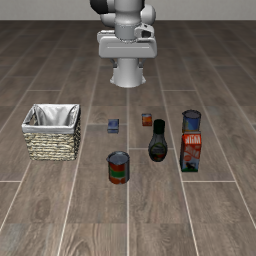
#> input picture paper/assets/object-q01.png, 256 x 256 px; its folder holds 6 pictures in this run
$ python make_overview.py
#> lines starting #> are read from the running program, lines starting #| are printed output that depends on the picture
### paper/make_submission.py
"""Build submission figures and tables directly from the archived result ledgers."""
import csv
import json
from collections import defaultdict
from pathlib import Path
from statistics import mean

import numpy as np
from matplotlib.patches import FancyBboxPatch, Rectangle

from figstyle import COLORS as C, LABELS, MARKERS, WIDTH, grid, panel, plt, save
from width_time_figure import draw as width_time

PAPER = Path(__file__).resolve().parent
RESULTS = PAPER.parent / "results"
ASSETS = PAPER / "assets"
COHORTS = (
    ("Object calibration", "object-sweep", "B-BC", "B-Bo4", "front5", "late"),
    ("Object new layouts", "object-fresh", "single", "dense", "front", "late"),
    ("Long Task2", "long-task2", "Z", "SharedBo4", "front8", None),
    ("Goal", "goal-window", "single", "dense", "front", "late"),
    ("Spatial", "spatial-window", "single", "dense", "front", "late"),
    ("Plus lighting", "plus-light-window", "single", "dense", "front", None),
)
ARMS = tuple(LABELS)
SLASH = chr(92)


def read(path):
    return json.loads(path.read_text(encoding="utf-8-sig"))


def load(name):
    return read(RESULTS / f"{name}.json")


def rows(name):
    with (RESULTS / "scheduled_selection" / f"{name}.csv").open(newline="") as stream:
        return list(csv.DictReader(stream))


# [27 lines left out: functions cohort_data, error, not called in this run]


def example():
    config = read(ASSETS / "object-example.json")
    return config["query_widths"]


# [42 lines left out: function teaser, not called in this run]


def method():
    fig, ax = plt.subplots(figsize=(WIDTH, 2.12))
    fig.subplots_adjust(left=.018, right=.988, top=.955, bottom=.08)
    ax.set(xlim=(0, 1), ylim=(0, 1))
    ax.axis("off")
    panel(ax, "a", x=0, y=.955)
    for i, (filename, label) in enumerate((("object-q01.png", "External"), ("object-q01-wrist.png", "Wrist"))):
        im = ax.inset_axes((.022 + .107*i, .58, .102, .34))
        im.imshow(plt.imread(ASSETS / filename), interpolation="none")
        im.set_axis_off()
        ax.text(.073+.107*i, .557, label, ha="center", va="center", fontsize=7)
    ax.text(.124, .48, "Images, text, robot state", ha="center", fontsize=7)

    def box(x, y, w, h, title, sub, color):
        ax.add_patch(FancyBboxPatch((x, y), w, h, boxstyle="round,pad=.012,rounding_size=.022",
                                   facecolor=color, edgecolor=C["single"], linewidth=.65))
        ax.text(x+w/2, y+.65*h, title, ha="center", va="center", weight="bold", fontsize=8)
        ax.text(x+w/2, y+.29*h, sub, ha="center", va="center", fontsize=7)

    def arrow(x0, y0, x1, y1, rad=0):
        ax.annotate("", (x1, y1), (x0, y0),
                    arrowprops=dict(arrowstyle="->", lw=.9, color=C["ink"],
                                    connectionstyle=f"arc3,rad={rad}"))

    box(.282,.66,.14,.194,"Encode once","Prefix KV",C["pale_blue"])
    box(.493,.66,.147,.194,"Action expert","4 noise draws",C["pale_orange"])
    box(.710,.66,.125,.194,"VGAS critic","Rank chunks",C["pale_blue"])
    box(.898,.66,.089,.194,"Execute","≤20 steps",C["light"])
    for x0,x1 in ((.233,.274),(.432,.483),(.653,.701),(.847,.888)):
        arrow(x0,.756,x1,.756)
    arrow(.363,.657,.761,.656,rad=.30)
    ax.text(.56,.416,"Shared observation features",ha="center",fontsize=7)
    panel(ax, "b", x=0, y=.35)
    for i in range(14):
        x = .03+.0675*i
        color = C["front" if i < 5 else "single"]
        ax.add_patch(Rectangle((x,.13), .060,.115, color=color))
        ax.text(x+.03,.187,str(i+1),ha="center",va="center",fontsize=7,color="white")
    ax.text(.03,.067,"Bo4 at queries 1–5",ha="left",color=C["front"])
    ax.text(.368,.067,"Single proposal at subsequent queries",ha="left",color=C["single"])
    save(fig, "method-overview")


# [192 lines left out: functions marginal, bootstrap_success, cohorts, mechanism, system_fig, q0_gate and 3 more, not called in this run]


def pp(value):
    return f"{value:+.2f}"


def markers(values):
    return "[" + ", ".join(f"{v:.2f}" for v in values) + "]"


# [100 lines left out: functions write_tables, write_macros, main, not called in this run]


# [2 lines that do not run on import are left out]

### paper/figstyle.py
"""Publication size and visual vocabulary for the NeurIPS preprint."""
from pathlib import Path

import matplotlib as mpl
mpl.use("Agg")
import matplotlib.pyplot as plt

WIDTH = 5.5
FIGURES = Path(__file__).resolve().parent / "figures"
COLORS = {
    "single": "#626A72", "dense": "#0072B2", "front": "#D55E00",
    "late": "#8055A2", "oracle": "#171A1D", "critic": "#0072B2",
    "uniform": "#626A72", "green": "#00856A", "light": "#E8EDF1",
    "ink": "#202A33", "grid": "#DDE3E8", "pale_blue": "#E7F2F8",
    "pale_orange": "#FCEEE6",
}
LABELS = {"single": "Single", "dense": "Full Bo4", "front": "EWS", "late": "Late"}
MARKERS = {"single": "o", "dense": "s", "front": "D", "late": "^"}

mpl.rcParams.update({
    "font.family": "serif",
    "font.serif": ["Times New Roman", "Liberation Serif", "DejaVu Serif"],
    "font.size": 8, "axes.labelsize": 8, "xtick.labelsize": 7, "ytick.labelsize": 7,
    "legend.fontsize": 7, "axes.spines.top": False, "axes.spines.right": False,
    "axes.linewidth": 0.55, "axes.edgecolor": COLORS["single"],
    "text.color": COLORS["ink"], "axes.labelcolor": COLORS["ink"],
    "xtick.color": COLORS["ink"], "ytick.color": COLORS["ink"],
    "lines.linewidth": 1.1, "errorbar.capsize": 2.2,
    "pdf.fonttype": 42, "ps.fonttype": 42, "figure.facecolor": "white",
    "savefig.dpi": 300, "legend.frameon": False, "axes.axisbelow": True,
    "mathtext.fontset": "stix",
})


def grid(ax, axis="y"):
    ax.grid(axis=axis, color=COLORS["grid"], linewidth=0.45)
    ax.tick_params(length=2, pad=2, width=0.5)


def panel(ax, letter, x=-0.13, y=1.025, *, transform=None, va="bottom"):
    ax.text(x, y, f"({letter})", transform=ax.transAxes if transform is None else transform,
            va=va, ha="left", fontweight="bold", fontsize=8,
            clip_on=False, gid=f"panel-label-{letter}")


def save(fig, name):
#> called with name = 'method-overview'
    def check_panel_margins(event):
        margin = event.renderer.points_to_pixels(2)
        labels = fig.findobj(lambda artist: (artist.get_gid() or "").startswith("panel-label-"))
        for label in labels:
            bounds = label.get_window_extent(event.renderer)
            if (bounds.x0 < margin or bounds.y0 < margin
                    or bounds.x1 > fig.bbox.width - margin or bounds.y1 > fig.bbox.height - margin):
                raise ValueError(f"{name}: panel label {label.get_text()} lacks an export margin")

    FIGURES.mkdir(exist_ok=True)
    connection = fig.canvas.mpl_connect("draw_event", check_panel_margins)
    try:
        fig.savefig(FIGURES / f"{name}.pdf", metadata={"CreationDate": None})
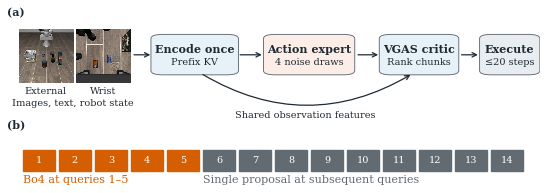
#> figure drawn by matplotlib, 1 panel
        fig.savefig(FIGURES / f"{name}.png", dpi=300)
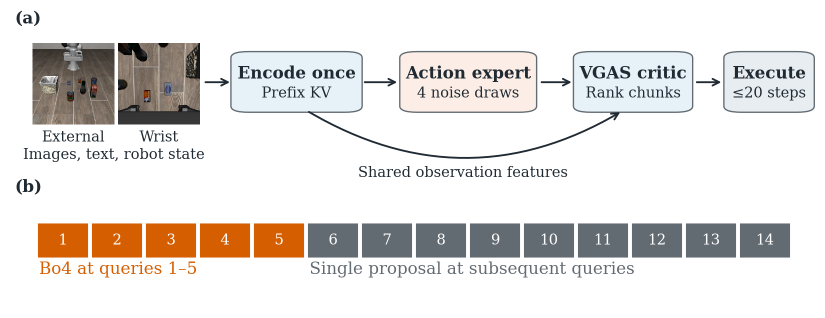
#> saved as method-overview.png: shape (636, 1650, 3) (shown at 1/2 size); mean R, G, B 229.1, 225.6, 222.9
    finally:
        fig.canvas.mpl_disconnect(connection)
        plt.close(fig)

### paper/make_overview.py
"""Render the manuscript method figure with the shared style."""
from make_submission import method


def draw():
    method()


if __name__ == "__main__":
    draw()
